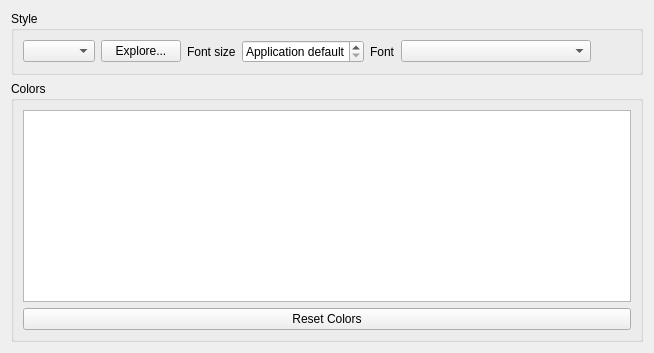
     <widget class="QWidget" name="tab">
      <attribute name="title">
       <string>Theme</string>
      </attribute>
      <layout class="QVBoxLayout" name="verticalLayout_20">
       <item>
        <widget class="QGroupBox" name="groupBox_11">
         <property name="title">
          <string>Style</string>
         </property>
         <property name="alignment">
          <set>Qt::AlignLeading|Qt::AlignLeft|Qt::AlignTop</set>
         </property>
         <layout class="QHBoxLayout" name="horizontalLayout_13">
          <item>
           <widget class="QComboBox" name="styleBox">
            <property name="toolTip">
             <string>Visual theme of the user interface.</string>
            </property>
            <property name="whatsThis">
             <string>Visual theme of the user interface.</string>
            </property>
           </widget>
          </item>
          <item>
           <widget class="QPushButton" name="exploreStyles">
            <property name="text">
             <string>Explore...</string>
            </property>
           </widget>
          </item>
          <item>
           <widget class="QLabel" name="qssFontSizeLabel">
            <property name="text">
             <string>Font size</string>
            </property>
            <property name="buddy">
             <cstring>qssFontSizeSpinBox</cstring>
            </property>
           </widget>
          </item>
          <item>
           <widget class="QSpinBox" name="qssFontSizeSpinBox">
            <property name="toolTip">
             <string>Overrides font-size values in QSS themes. Default uses the theme value.</string>
            </property>
            <property name="specialValueText">
             <string>Application default</string>
            </property>
            <property name="suffix">
             <string> px</string>
            </property>
            <property name="maximum">
             <number>48</number>
            </property>
            </widget>
           </item>
           <item>
            <widget class="QLabel" name="fontFamilyLabel">
             <property name="text">
              <string>Font</string>
             </property>
             <property name="buddy">
              <cstring>fontFamilyCombo</cstring>
             </property>
            </widget>
           </item>
           <item>
            <widget class="QComboBox" name="fontFamilyCombo">
             <property name="minimumContentsLength">
              <number>20</number>
             </property>
             <property name="toolTip">
              <string>UI font family. Default uses the bundled DejaVu Sans font.</string>
             </property>
            </widget>
           </item>
           <item>
            <spacer name="horizontalSpacer_5">
            <property name="orientation">
             <enum>Qt::Horizontal</enum>
            </property>
            <property name="sizeHint" stdset="0">
             <size>
              <width>40</width>
              <height>20</height>
             </size>
            </property>
           </spacer>
          </item>
         </layout>
        </widget>
       </item>
       <item>
        <layout class="QVBoxLayout" name="verticalLayout_18">
         <item>
          <widget class="QGroupBox" name="ModlistGroupBox">
           <property name="title">
            <string>Colors</string>
           </property>
           <layout class="QVBoxLayout" name="verticalLayout_13">
            <item>
             <widget class="ColorTable" name="colorTable">
              <property name="editTriggers">
               <set>QAbstractItemView::NoEditTriggers</set>
              </property>
              <property name="selectionMode">
               <enum>QAbstractItemView::SingleSelection</enum>
              </property>
              <property name="selectionBehavior">
               <enum>QAbstractItemView::SelectRows</enum>
              </property>
              <property name="verticalScrollMode">
               <enum>QAbstractItemView::ScrollPerPixel</enum>
              </property>
              <property name="cornerButtonEnabled">
               <bool>false</bool>
              </property>
              <attribute name="horizontalHeaderVisible">
               <bool>false</bool>
              </attribute>
              <attribute name="horizontalHeaderHighlightSections">
               <bool>false</bool>
              </attribute>
              <attribute name="horizontalHeaderStretchLastSection">
               <bool>true</bool>
              </attribute>
              <attribute name="verticalHeaderVisible">
               <bool>false</bool>
              </attribute>
             </widget>
            </item>
            <item>
             <widget class="QWidget" name="widget_5" native="true">
              <layout class="QHBoxLayout" name="horizontalLayout_3">
               <property name="leftMargin">
                <number>0</number>
               </property>
               <property name="topMargin">
                <number>0</number>
               </property>
               <property name="rightMargin">
                <number>0</number>
               </property>
               <property name="bottomMargin">
                <number>0</number>
               </property>
               <item>
                <widget class="QPushButton" name="resetColorsBtn">
                 <property name="toolTip">
                  <string>Reset all colors to their default value.</string>
                 </property>
                 <property name="whatsThis">
                  <string>Reset all colors to their default value.</string>
                 </property>
                 <property name="text">
                  <string>Reset Colors</string>
                 </property>
                </widget>
               </item>
              </layout>
             </widget>
            </item>
           </layout>
          </widget>
         </item>
        </layout>
       </item>
      </layout>
     </widget>
